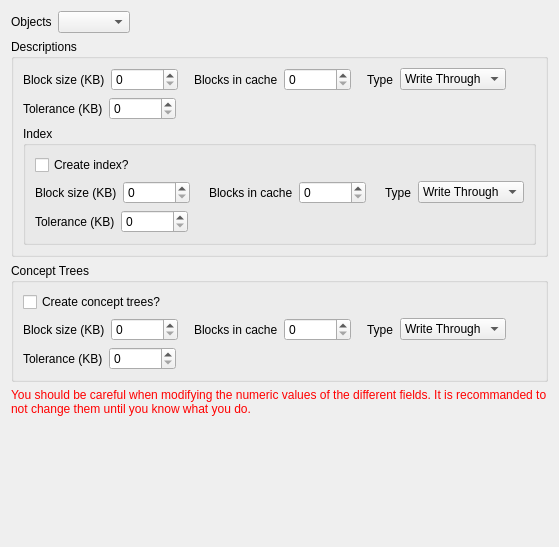
     <widget class="QWidget" name="tab_19">
      <attribute name="title">
       <string>Binary Files</string>
      </attribute>
      <layout class="QVBoxLayout" name="verticalLayout_20">
       <item>
        <layout class="QHBoxLayout" name="horizontalLayout_6">
         <item>
          <widget class="QLabel" name="label_32">
           <property name="text">
            <string>Objects</string>
           </property>
          </widget>
         </item>
         <item>
          <widget class="QComboBox" name="Objects"/>
         </item>
         <item>
          <spacer name="horizontalSpacer_17">
           <property name="orientation">
            <enum>Qt::Horizontal</enum>
           </property>
           <property name="sizeType">
            <enum>QSizePolicy::MinimumExpanding</enum>
           </property>
           <property name="sizeHint" stdset="0">
            <size>
             <width>0</width>
             <height>20</height>
            </size>
           </property>
          </spacer>
         </item>
        </layout>
       </item>
       <item>
        <widget class="QGroupBox" name="Desc">
         <property name="title">
          <string>Descriptions</string>
         </property>
         <property name="flat">
          <bool>false</bool>
         </property>
         <property name="checkable">
          <bool>false</bool>
         </property>
         <layout class="QVBoxLayout" name="verticalLayout_17">
          <item>
           <layout class="QHBoxLayout" name="horizontalLayout_11">
            <item>
             <widget class="QLabel" name="label_3">
              <property name="text">
               <string>Block size (KB)</string>
              </property>
             </widget>
            </item>
            <item>
             <widget class="QSpinBox" name="DescBlock">
              <property name="maximum">
               <number>1000000</number>
              </property>
             </widget>
            </item>
            <item>
             <spacer name="horizontalSpacer_3">
              <property name="orientation">
               <enum>Qt::Horizontal</enum>
              </property>
              <property name="sizeType">
               <enum>QSizePolicy::Fixed</enum>
              </property>
              <property name="sizeHint" stdset="0">
               <size>
                <width>10</width>
                <height>20</height>
               </size>
              </property>
             </spacer>
            </item>
            <item>
             <widget class="QLabel" name="label_4">
              <property name="text">
               <string>Blocks in cache</string>
              </property>
             </widget>
            </item>
            <item>
             <widget class="QSpinBox" name="DescCache">
              <property name="minimum">
               <number>0</number>
              </property>
              <property name="maximum">
               <number>1000000</number>
              </property>
             </widget>
            </item>
            <item>
             <spacer name="horizontalSpacer_12">
              <property name="orientation">
               <enum>Qt::Horizontal</enum>
              </property>
              <property name="sizeType">
               <enum>QSizePolicy::Fixed</enum>
              </property>
              <property name="sizeHint" stdset="0">
               <size>
                <width>10</width>
                <height>20</height>
               </size>
              </property>
             </spacer>
            </item>
            <item>
             <widget class="QLabel" name="label_6">
              <property name="text">
               <string>Type</string>
              </property>
             </widget>
            </item>
            <item>
             <widget class="QComboBox" name="DescType">
              <property name="toolTip">
               <string>Specify the type of the cache.</string>
              </property>
              <property name="whatsThis">
               <string>&lt;!DOCTYPE HTML PUBLIC &quot;-//W3C//DTD HTML 4.0//EN&quot; &quot;http://www.w3.org/TR/REC-html40/strict.dtd&quot;&gt;
&lt;html&gt;&lt;head&gt;&lt;meta name=&quot;qrichtext&quot; content=&quot;1&quot; /&gt;&lt;style type=&quot;text/css&quot;&gt;
p, li { white-space: pre-wrap; }
&lt;/style&gt;&lt;/head&gt;&lt;body style=&quot; font-family:'Century Schoolbook L'; font-size:8pt; font-weight:400; font-style:normal;&quot;&gt;
&lt;p style=&quot; margin-top:0px; margin-bottom:0px; margin-left:0px; margin-right:0px; -qt-block-indent:0; text-indent:0px;&quot;&gt;If the type is &lt;span style=&quot; font-style:italic;&quot;&gt;write back&lt;/span&gt;, a modified block is only saved when it is removed from memory. If the type is &lt;span style=&quot; font-style:italic;&quot;&gt;write through&lt;/span&gt;, each write operations is directly done on the disc.&lt;/p&gt;&lt;/body&gt;&lt;/html&gt;</string>
              </property>
              <item>
               <property name="text">
                <string>Write Through</string>
               </property>
              </item>
              <item>
               <property name="text">
                <string>Write Back</string>
               </property>
              </item>
             </widget>
            </item>
            <item>
             <spacer name="horizontalSpacer_11">
              <property name="orientation">
               <enum>Qt::Horizontal</enum>
              </property>
              <property name="sizeType">
               <enum>QSizePolicy::MinimumExpanding</enum>
              </property>
              <property name="sizeHint" stdset="0">
               <size>
                <width>0</width>
                <height>20</height>
               </size>
              </property>
             </spacer>
            </item>
           </layout>
          </item>
          <item>
           <layout class="QHBoxLayout" name="horizontalLayout_10">
            <item>
             <widget class="QLabel" name="label_5">
              <property name="text">
               <string>Tolerance (KB)</string>
              </property>
             </widget>
            </item>
            <item>
             <widget class="QSpinBox" name="DescTolerance">
              <property name="maximum">
               <number>1000000</number>
              </property>
             </widget>
            </item>
            <item>
             <spacer name="horizontalSpacer_4">
              <property name="orientation">
               <enum>Qt::Horizontal</enum>
              </property>
              <property name="sizeType">
               <enum>QSizePolicy::MinimumExpanding</enum>
              </property>
              <property name="sizeHint" stdset="0">
               <size>
                <width>0</width>
                <height>20</height>
               </size>
              </property>
             </spacer>
            </item>
           </layout>
          </item>
          <item>
           <widget class="QGroupBox" name="Index">
            <property name="title">
             <string>Index</string>
            </property>
            <property name="flat">
             <bool>false</bool>
            </property>
            <property name="checkable">
             <bool>false</bool>
            </property>
            <layout class="QVBoxLayout" name="verticalLayout_11">
             <item>
              <layout class="QHBoxLayout" name="horizontalLayout_13">
               <item>
                <widget class="QCheckBox" name="CreateIndex">
                 <property name="text">
                  <string>Create index?</string>
                 </property>
                </widget>
               </item>
               <item>
                <spacer name="horizontalSpacer_21">
                 <property name="orientation">
                  <enum>Qt::Horizontal</enum>
                 </property>
                 <property name="sizeType">
                  <enum>QSizePolicy::MinimumExpanding</enum>
                 </property>
                 <property name="sizeHint" stdset="0">
                  <size>
                   <width>0</width>
                   <height>20</height>
                  </size>
                 </property>
                </spacer>
               </item>
              </layout>
             </item>
             <item>
              <layout class="QHBoxLayout" name="horizontalLayout_5">
               <item>
                <widget class="QLabel" name="label_11">
                 <property name="text">
                  <string>Block size (KB)</string>
                 </property>
                </widget>
               </item>
               <item>
                <widget class="QSpinBox" name="IndexBlock">
                 <property name="maximum">
                  <number>1000000</number>
                 </property>
                </widget>
               </item>
               <item>
                <spacer name="horizontalSpacer_8">
                 <property name="orientation">
                  <enum>Qt::Horizontal</enum>
                 </property>
                 <property name="sizeType">
                  <enum>QSizePolicy::Fixed</enum>
                 </property>
                 <property name="sizeHint" stdset="0">
                  <size>
                   <width>13</width>
                   <height>20</height>
                  </size>
                 </property>
                </spacer>
               </item>
               <item>
                <widget class="QLabel" name="label_13">
                 <property name="text">
                  <string>Blocks in cache</string>
                 </property>
                </widget>
               </item>
               <item>
                <widget class="QSpinBox" name="IndexCache">
                 <property name="maximum">
                  <number>1000000</number>
                 </property>
                </widget>
               </item>
               <item>
                <spacer name="horizontalSpacer_13">
                 <property name="orientation">
                  <enum>Qt::Horizontal</enum>
                 </property>
                 <property name="sizeType">
                  <enum>QSizePolicy::Fixed</enum>
                 </property>
                 <property name="sizeHint" stdset="0">
                  <size>
                   <width>13</width>
                   <height>20</height>
                  </size>
                 </property>
                </spacer>
               </item>
               <item>
                <widget class="QLabel" name="label_14">
                 <property name="text">
                  <string>Type</string>
                 </property>
                </widget>
               </item>
               <item>
                <widget class="QComboBox" name="IndexType">
                 <property name="toolTip">
                  <string>Specify the type of the cache.</string>
                 </property>
                 <property name="whatsThis">
                  <string>&lt;!DOCTYPE HTML PUBLIC &quot;-//W3C//DTD HTML 4.0//EN&quot; &quot;http://www.w3.org/TR/REC-html40/strict.dtd&quot;&gt;
&lt;html&gt;&lt;head&gt;&lt;meta name=&quot;qrichtext&quot; content=&quot;1&quot; /&gt;&lt;style type=&quot;text/css&quot;&gt;
p, li { white-space: pre-wrap; }
&lt;/style&gt;&lt;/head&gt;&lt;body style=&quot; font-family:'Century Schoolbook L'; font-size:8pt; font-weight:400; font-style:normal;&quot;&gt;
&lt;p style=&quot; margin-top:0px; margin-bottom:0px; margin-left:0px; margin-right:0px; -qt-block-indent:0; text-indent:0px;&quot;&gt;If the type is &lt;span style=&quot; font-style:italic;&quot;&gt;write back&lt;/span&gt;, a modified block is only saved when it is removed from memory. If the type is &lt;span style=&quot; font-style:italic;&quot;&gt;write through&lt;/span&gt;, each write operations is directly done on the disc.&lt;/p&gt;&lt;/body&gt;&lt;/html&gt;</string>
                 </property>
                 <item>
                  <property name="text">
                   <string>Write Through</string>
                  </property>
                 </item>
                 <item>
                  <property name="text">
                   <string>Write Back</string>
                  </property>
                 </item>
                </widget>
               </item>
               <item>
                <spacer name="horizontalSpacer_14">
                 <property name="orientation">
                  <enum>Qt::Horizontal</enum>
                 </property>
                 <property name="sizeType">
                  <enum>QSizePolicy::MinimumExpanding</enum>
                 </property>
                 <property name="sizeHint" stdset="0">
                  <size>
                   <width>0</width>
                   <height>20</height>
                  </size>
                 </property>
                </spacer>
               </item>
              </layout>
             </item>
             <item>
              <layout class="QHBoxLayout" name="horizontalLayout_9">
               <item>
                <widget class="QLabel" name="label_12">
                 <property name="text">
                  <string>Tolerance (KB)</string>
                 </property>
                </widget>
               </item>
               <item>
                <widget class="QSpinBox" name="IndexTolerance">
                 <property name="maximum">
                  <number>1000000</number>
                 </property>
                </widget>
               </item>
               <item>
                <spacer name="horizontalSpacer_7">
                 <property name="orientation">
                  <enum>Qt::Horizontal</enum>
                 </property>
                 <property name="sizeType">
                  <enum>QSizePolicy::MinimumExpanding</enum>
                 </property>
                 <property name="sizeHint" stdset="0">
                  <size>
                   <width>0</width>
                   <height>20</height>
                  </size>
                 </property>
                </spacer>
               </item>
              </layout>
             </item>
            </layout>
           </widget>
          </item>
         </layout>
        </widget>
       </item>
       <item>
        <widget class="QGroupBox" name="Tree">
         <property name="title">
          <string>Concept Trees</string>
         </property>
         <property name="flat">
          <bool>false</bool>
         </property>
         <property name="checkable">
          <bool>false</bool>
         </property>
         <layout class="QVBoxLayout" name="verticalLayout_3">
          <item>
           <widget class="QCheckBox" name="CreateTree">
            <property name="text">
             <string>Create concept trees?</string>
            </property>
           </widget>
          </item>
          <item>
           <layout class="QHBoxLayout" name="horizontalLayout_4">
            <item>
             <widget class="QLabel" name="label_7">
              <property name="text">
               <string>Block size (KB)</string>
              </property>
             </widget>
            </item>
            <item>
             <widget class="QSpinBox" name="TreeBlock">
              <property name="maximum">
               <number>1000000</number>
              </property>
             </widget>
            </item>
            <item>
             <spacer name="horizontalSpacer_6">
              <property name="orientation">
               <enum>Qt::Horizontal</enum>
              </property>
              <property name="sizeType">
               <enum>QSizePolicy::Fixed</enum>
              </property>
              <property name="sizeHint" stdset="0">
               <size>
                <width>10</width>
                <height>20</height>
               </size>
              </property>
             </spacer>
            </item>
            <item>
             <widget class="QLabel" name="label_9">
              <property name="text">
               <string>Blocks in cache</string>
              </property>
             </widget>
            </item>
            <item>
             <widget class="QSpinBox" name="TreeCache">
              <property name="maximum">
               <number>1000000</number>
              </property>
             </widget>
            </item>
            <item>
             <spacer name="horizontalSpacer_15">
              <property name="orientation">
               <enum>Qt::Horizontal</enum>
              </property>
              <property name="sizeType">
               <enum>QSizePolicy::Fixed</enum>
              </property>
              <property name="sizeHint" stdset="0">
               <size>
                <width>10</width>
                <height>20</height>
               </size>
              </property>
             </spacer>
            </item>
            <item>
             <widget class="QLabel" name="label_10">
              <property name="text">
               <string>Type</string>
              </property>
             </widget>
            </item>
            <item>
             <widget class="QComboBox" name="TreeType">
              <property name="toolTip">
               <string>Specify the type of the cache.</string>
              </property>
              <property name="whatsThis">
               <string>&lt;!DOCTYPE HTML PUBLIC &quot;-//W3C//DTD HTML 4.0//EN&quot; &quot;http://www.w3.org/TR/REC-html40/strict.dtd&quot;&gt;
&lt;html&gt;&lt;head&gt;&lt;meta name=&quot;qrichtext&quot; content=&quot;1&quot; /&gt;&lt;style type=&quot;text/css&quot;&gt;
p, li { white-space: pre-wrap; }
&lt;/style&gt;&lt;/head&gt;&lt;body style=&quot; font-family:'Century Schoolbook L'; font-size:8pt; font-weight:400; font-style:normal;&quot;&gt;
&lt;p style=&quot; margin-top:0px; margin-bottom:0px; margin-left:0px; margin-right:0px; -qt-block-indent:0; text-indent:0px;&quot;&gt;If the type is &lt;span style=&quot; font-style:italic;&quot;&gt;write back&lt;/span&gt;, a modified block is only saved when it is removed from memory. If the type is &lt;span style=&quot; font-style:italic;&quot;&gt;write through&lt;/span&gt;, each write operations is directly done on the disc.&lt;/p&gt;&lt;/body&gt;&lt;/html&gt;</string>
              </property>
              <item>
               <property name="text">
                <string>Write Through</string>
               </property>
              </item>
              <item>
               <property name="text">
                <string>Write Back</string>
               </property>
              </item>
             </widget>
            </item>
            <item>
             <spacer name="horizontalSpacer_16">
              <property name="orientation">
               <enum>Qt::Horizontal</enum>
              </property>
              <property name="sizeType">
               <enum>QSizePolicy::MinimumExpanding</enum>
              </property>
              <property name="sizeHint" stdset="0">
               <size>
                <width>0</width>
                <height>20</height>
               </size>
              </property>
             </spacer>
            </item>
           </layout>
          </item>
          <item>
           <layout class="QHBoxLayout" name="horizontalLayout_8">
            <item>
             <widget class="QLabel" name="label_8">
              <property name="text">
               <string>Tolerance (KB)</string>
              </property>
             </widget>
            </item>
            <item>
             <widget class="QSpinBox" name="TreeTolerance">
              <property name="maximum">
               <number>1000000</number>
              </property>
             </widget>
            </item>
            <item>
             <spacer name="horizontalSpacer_5">
              <property name="orientation">
               <enum>Qt::Horizontal</enum>
              </property>
              <property name="sizeType">
               <enum>QSizePolicy::MinimumExpanding</enum>
              </property>
              <property name="sizeHint" stdset="0">
               <size>
                <width>0</width>
                <height>20</height>
               </size>
              </property>
             </spacer>
            </item>
           </layout>
          </item>
         </layout>
        </widget>
       </item>
       <item>
        <widget class="QLabel" name="label_16">
         <property name="text">
          <string>&lt;span style=&quot; color:#ff0000;&quot;&gt;You should be careful when modifying the numeric values of the different fields. It is recommanded to not change them until you know what you do.&lt;/span&gt;</string>
         </property>
         <property name="textFormat">
          <enum>Qt::RichText</enum>
         </property>
         <property name="scaledContents">
          <bool>false</bool>
         </property>
         <property name="wordWrap">
          <bool>true</bool>
         </property>
        </widget>
       </item>
       <item>
        <spacer name="verticalSpacer">
         <property name="orientation">
          <enum>Qt::Vertical</enum>
         </property>
         <property name="sizeHint" stdset="0">
          <size>
           <width>20</width>
           <height>120</height>
          </size>
         </property>
        </spacer>
       </item>
      </layout>
     </widget>
